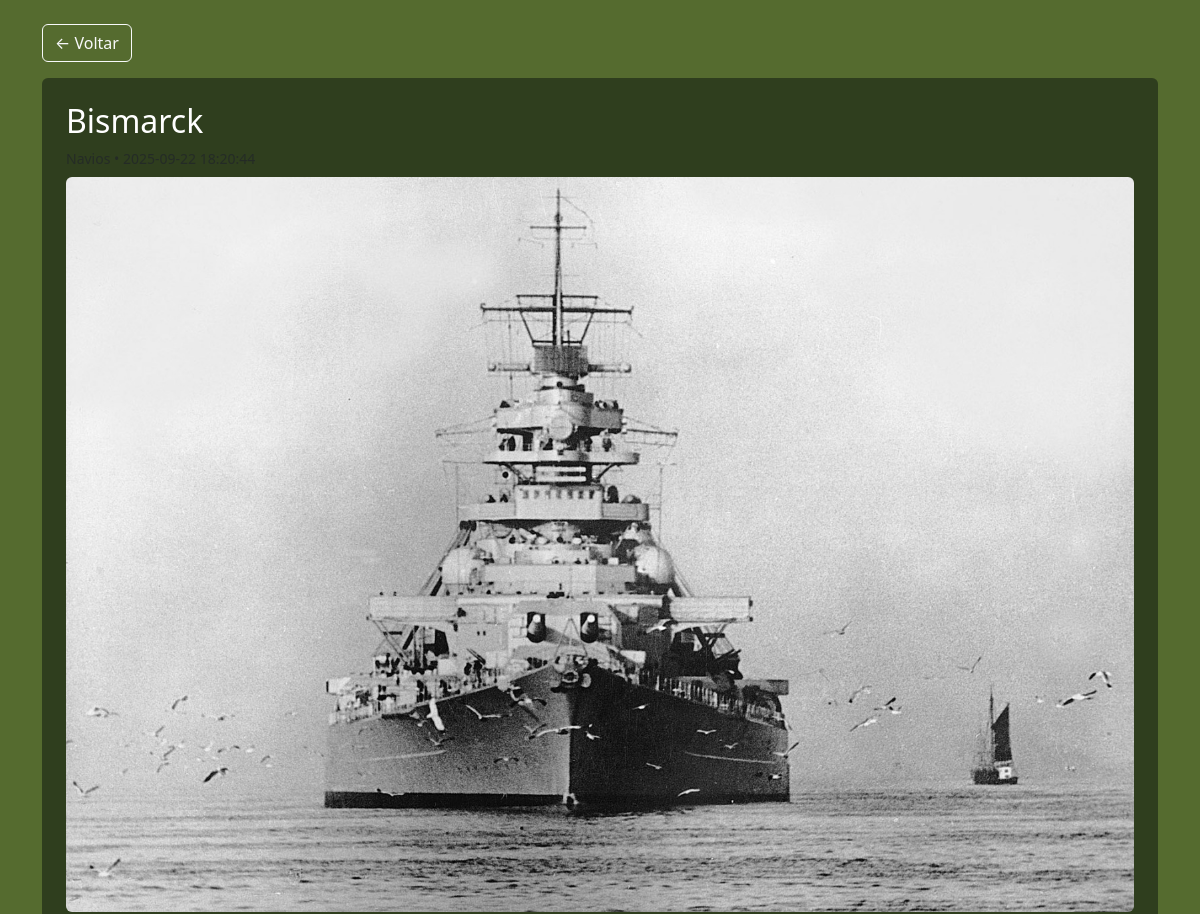
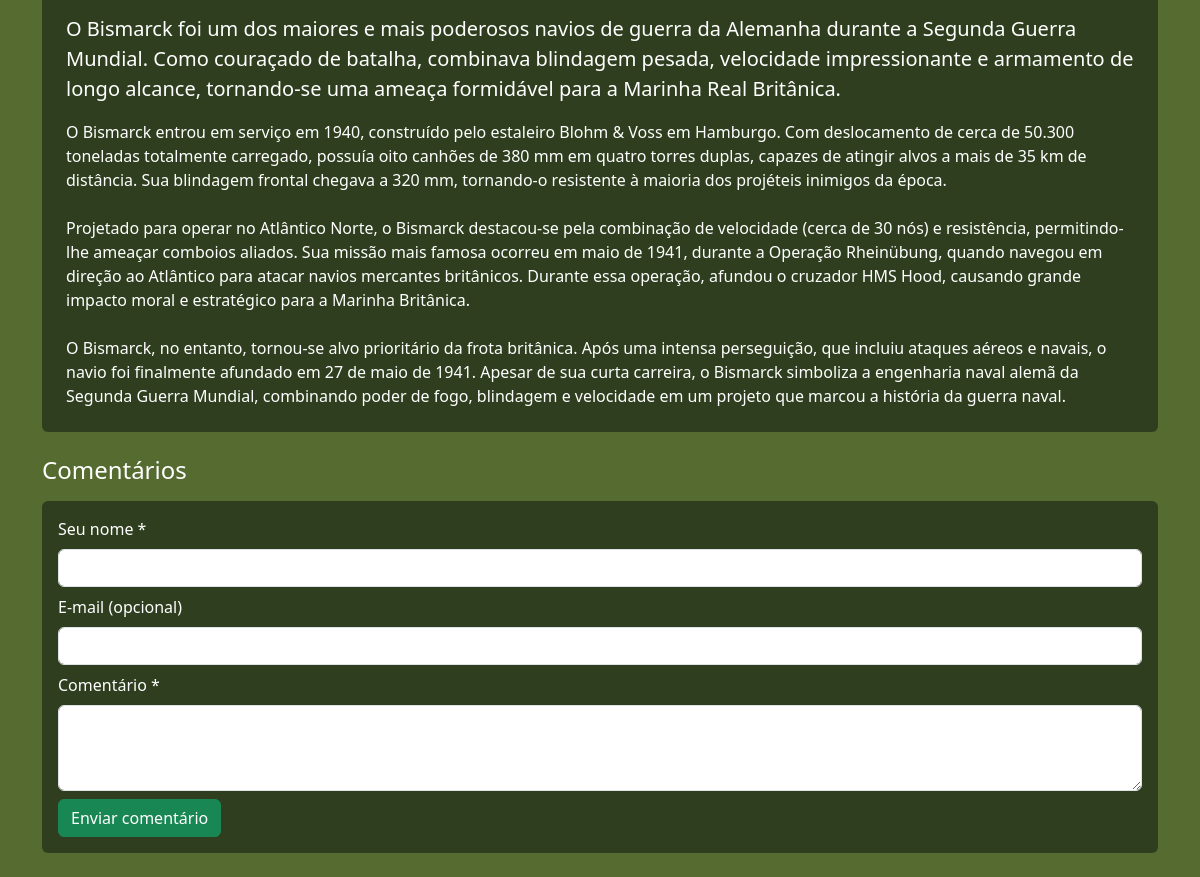
The app's page /post.php?id=14 with its own data (2 pictures, top to bottom).
### tables this page shows
CREATE TABLE `posts` (
  `id` int NOT NULL,
  `title` varchar(200) NOT NULL,
  `summary` text,
  `content` mediumtext NOT NULL,
  `image_path` varchar(255) DEFAULT NULL,
  `author_id` int NOT NULL,
  `category_id` int DEFAULT NULL,
  `status` enum('draft','published') NOT NULL DEFAULT 'published',
  `created_at` timestamp NULL DEFAULT CURRENT_TIMESTAMP,
  `updated_at` timestamp NULL DEFAULT CURRENT_TIMESTAMP ON UPDATE CURRENT_TIMESTAMP
);

### public/post.php (the view, shortened to what this page needs)
<?php require_once __DIR__.'/../app/db.php'; $pdo=get_pdo();
$id=(int)($_GET['id']??0);
$st=$pdo->prepare('SELECT p.*,c.name AS category FROM posts p LEFT JOIN categories c ON c.id=p.category_id WHERE p.id=?'); $st->execute([$id]);
$post=$st->fetch(); if(!$post){ http_response_code(404); echo 'Post não encontrado.'; exit; }
?>
<!DOCTYPE html><html lang="pt-br"><head><meta charset="UTF-8"><meta name="viewport" content="width=device-width, initial-scale=1">
<link href="https://cdn.jsdelivr.net/npm/bootstrap@5.3.3/dist/css/bootstrap.min.css" rel="stylesheet">
<style>body{background:#556b2f;color:#fff}.card{background:#2f3e1e;border:none;color:#fff}</style></head>
<body class="container py-4">
  <a href="index.php" class="btn btn-outline-light mb-3">← Voltar</a>
  <article class="card p-4">
    <h2><?= htmlspecialchars($post['title']) ?></h2>
    <div class="small text-muted mb-2"><?= htmlspecialchars($post['category'] ?? 'Sem categoria') ?> • <?= htmlspecialchars($post['created_at']) ?></div>
    <?php
      $base = rtrim(dirname($_SERVER['SCRIPT_NAME']), '/\\');
      $img  = $post['image_path'] ? $base.'/'.ltrim($post['image_path'],'/') : null;
      ?>
      <?php if ($img): ?>
        <img class="img-fluid rounded mb-3" src="<?= htmlspecialchars($img) ?>" alt="">
      <?php endif; ?>
    <?php if (!empty($post['summary'])): ?><p class="lead"><?= nl2br(htmlspecialchars($post['summary'])) ?></p><?php endif; ?>
    <div><?= nl2br(htmlspecialchars($post['content'])) ?></div>
  </article>
  <section id="comentarios" class="mt-4">
    <h4>Comentários</h4>
    <div class="card p-3 mt-3">
      <form action="../actions/add_comment.php" method="post">
        <div class="mb-2"><label class="form-label">Seu nome *</label><input class="form-control" type="text" name="user_name" required></div>
        <div class="mb-2"><label class="form-label">E-mail (opcional)</label><input class="form-control" type="email" name="user_email"></div>
        <div class="mb-2"><label class="form-label">Comentário *</label><textarea class="form-control" name="content" rows="3" required></textarea></div>
        <button class="btn btn-success">Enviar comentário</button>
      </form>
    </div>
  </section>
</body></html>

### public/post.php (style rules this page uses)
body { background:#556b2f;color:#fff }
.card { background:#2f3e1e;border:none;color:#fff }

### records on screen
posts: title "Bismarck", image_path (picture), summary "O Bismarck foi um dos maiores e mais poderosos navios de guerra da Alemanha durante a Segunda Guerra Mundial. Como couraçado de batalha, combinava blindagem pesada, velocidade impressionante e armamento de longo alcance, tornando-se uma ameaça formidável para a Marinha Real Britânica.", content "O Bismarck entrou em serviço em 1940, construído pelo estaleiro Blohm & Voss em Hamburgo. Com deslocamento de cerca de 50.300 toneladas totalmente carregado, possuía oito canhões de 380 mm em quatro torres duplas, capazes de atingir alvos a mais de 35 km de distância. Sua blindagem frontal chegava a 320 mm, tornando-o resistente à maioria dos projéteis inimigos da época. Projetado para operar no Atlântico Norte, o Bismarck destacou-se pela combinação de velocidade (cerca de 30 nós) e resistência, permitindo-lhe ameaçar comboios aliados. Sua missão mais famosa ocorreu em maio de 1941, durante a Operação Rheinübung, quando navegou em direção ao Atlântico para atacar navios mercantes…"
